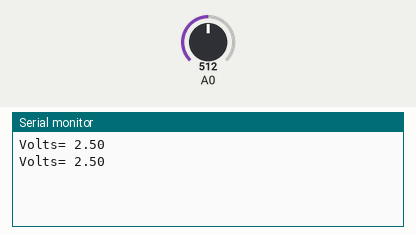
A sketch run on a simulated Arduino Uno, built with avr-gcc and run on an emulated ATmega328P. Parts: the last lines printed to the serial monitor. The test bench sets the inputs (shaded band); at power-on: A0 = 512.

Above: at 1.8 s.
1.9 s: A0 set to 716
At 2.6 s:
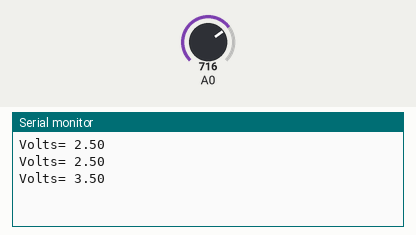
3.4 s: A0 set to 900
At 4.8 s:
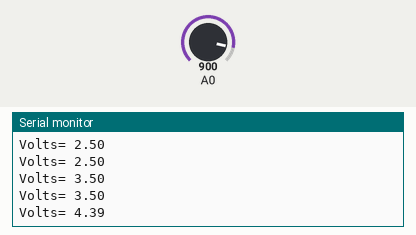
Timing chart, 0 to 6.4 s (numbered marks = the images above; inputs shaded):
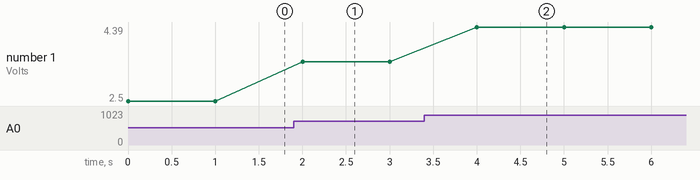

Measured:
- after the input at 1.9 s, the serial monitor: prints a new line after 0.10 s (image 1)
- after the input at 3.4 s, the serial monitor: prints a new line after 0.60 s (image 2)
- plotted number 1: 2.5 → 3.5 after the input at 1.9 s, 3.5 → 4.39 after the input at 3.4 s

The sketch:

VoltMeter.ino
```cpp
/*
 Name:		VoltMeter.ino
 Created:	9/29/2019 3:52:58 PM
 Author:	jseitz
*/

// the setup function runs once when you press reset or power the board

float input_voltage = 0.0f;		//Initalize global value

void setup() {
	Serial.begin(9600);			//  start Serial Monitor @ a transfer rate 9600 bits per second
}

// the loop function runs over and over again until power down or reset
void loop() {
	//Conversion formula for voltage

	int analog_value = analogRead(A0); //int between 0 and 1023 based on 5Volts, 5Volts/1023= 4.9 mV
	input_voltage = (analog_value * 5.0) / 1024.0; //Converts into Volts

	Serial.print("Volts= ");		//Echos Volts to the serial monitor display
	Serial.println(input_voltage);	//Prints the value of input_voltage then carriage return
	delay(1000);					//Delay in ms, halts all processes for one second
}
```
